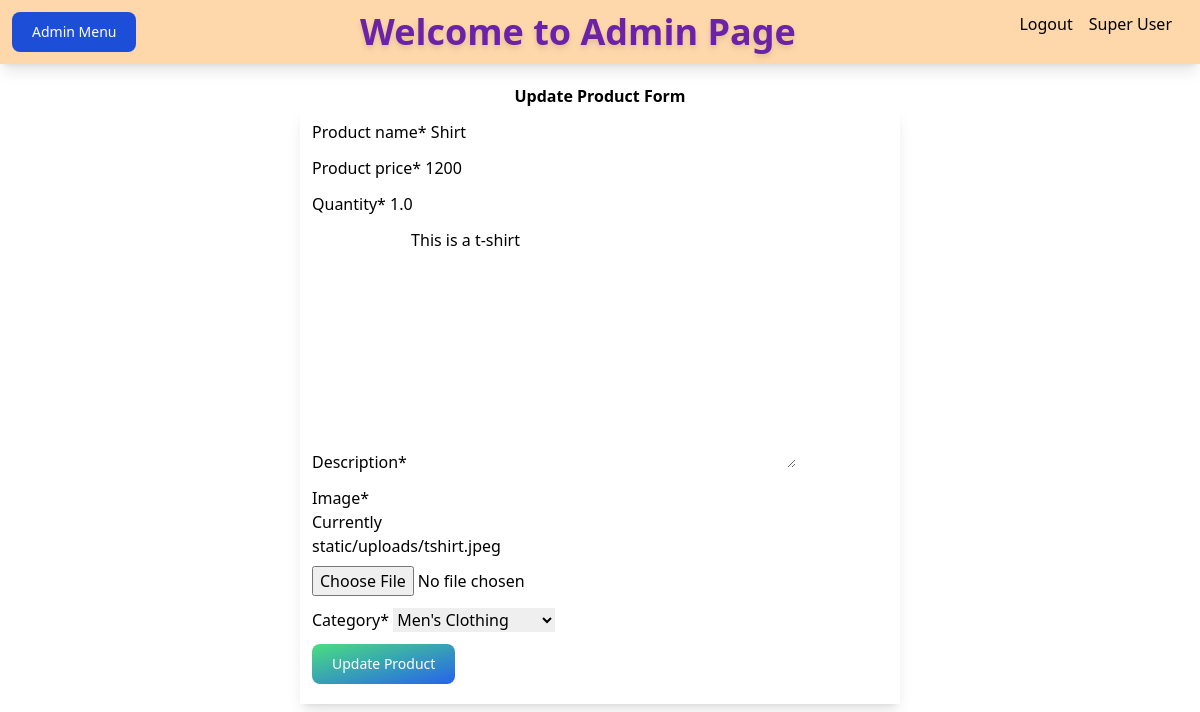
The app's page /products/updateproduct/11 (signed in) with its own data.
### product/models.py (models this page shows, shortened)
class Product(models.Model):
    product_name = models.CharField(max_length=200)
    product_price = models.IntegerField()
    quantity = models.FloatField()
    description = models.TextField()
    image = models.FileField(upload_to='static/uploads',null=True)
    category = models.ForeignKey(Category, on_delete=models.CASCADE, null=True)

### users/auth.py (the view)
    def wrapper_function(request, *args, **kwargs):
        if request.user.is_staff:
            return view_function(request, *args, **kwargs)
        else:
            return redirect('/')

### product/forms.py
class ProductForm(ModelForm):
    class Meta:
        model = Product
        fields = "__all__"

### product/models.py (called while the page is built)
    def __str__(self):
        return self.category_name

### product/views.py (called while the page is built, shortened)
@login_required
@admin_only
def updateproduct(request, product_id):
    instance = Product.objects.get(id=product_id)
    context ={
        'form':ProductForm(instance=instance)
    }
    return render(request, 'products/updateproduct.html', context)

### users/auth.py (called while the page is built)
def admin_only(view_function):
    def wrapper_function(request, *args, **kwargs):
        if request.user.is_staff:
            return view_function(request, *args, **kwargs)
        else:
            return redirect('/')
    return wrapper_function

### product/templates/products/updateproduct.html (shortened to what this page needs)
{% extends "admins/index.html" %}
{% load static %}
{% load crispy_forms_tags %}
{% block admin_content %}
<div class="container-fluid my-5">
  <h1 class="text-center text-bg-blue-500 font-extrabold">Update Product Form</h1>
 <div class="grid grid-cols-4 col-">
  <form action="" method="POST" class="col-start-2 col-end-4 shadow-lg p-3" enctype="multipart/form-data">
    <div class="mb-2">
      {{form | crispy}}
    </div>
    <button type="submit" class="text-white bg-gradient-to-br from-green-400 to-blue-600 hover:bg-gradient-to-bl focus:ring-4 focus:outline-none focus:ring-green-200 dark:focus:ring-green-800 font-medium rounded-lg text-sm px-5 py-2.5 text-center me-2 mb-2">Update Product</button>
    </div>
 </div>
{%endblock %}

### records on screen
Product: product_name "Shirt", product_price "1200", quantity "1.0", description "This is a t-shirt", category "Men's Clothing"
